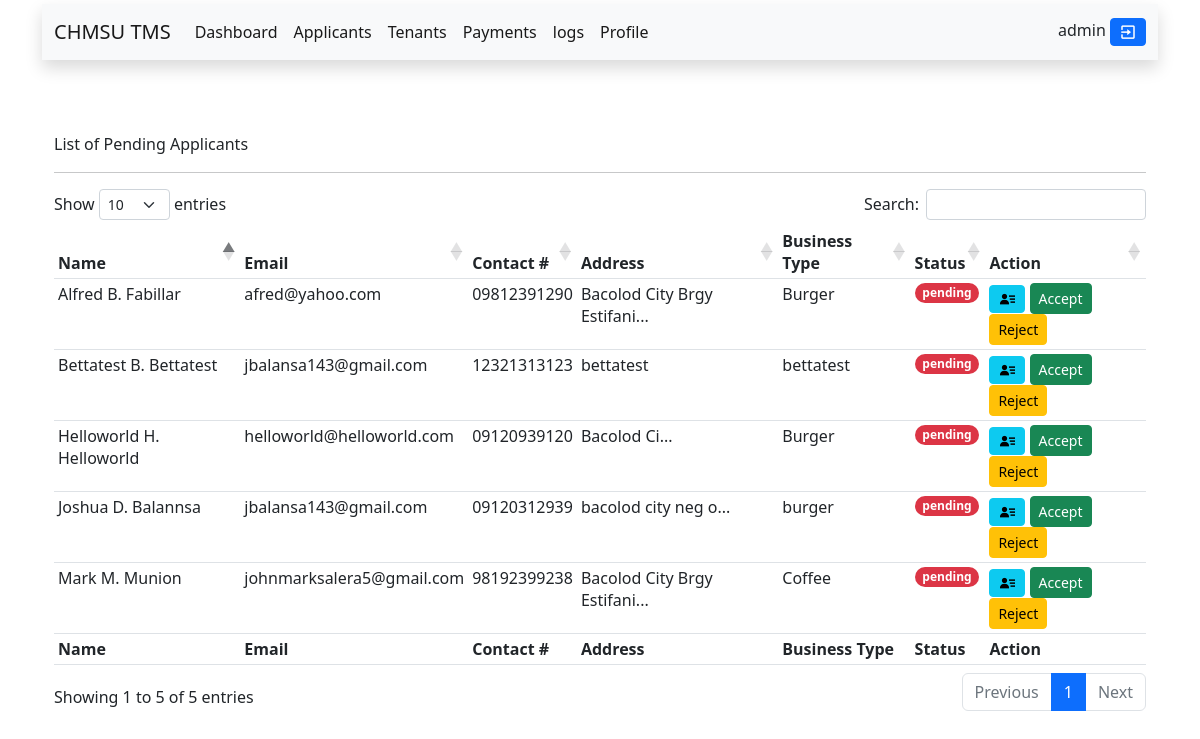
Page /admin/applicants.php (signed in) on the earlier database version.
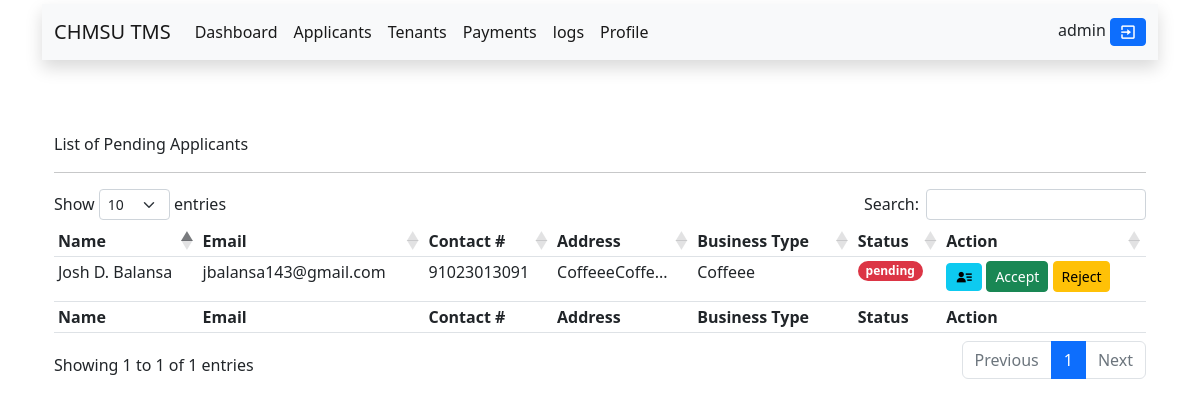
Same page on the later database version.
### tables this page shows
CREATE TABLE `users` (
  `id` int(11) NOT NULL,
  `username` varchar(255) NOT NULL,
  `password` varchar(255) NOT NULL,
  `date` datetime NOT NULL DEFAULT current_timestamp(),
  `account_type` varchar(255) NOT NULL DEFAULT 'tenant',
  `user_id` int(11) NOT NULL,
  `status` varchar(10) NOT NULL DEFAULT 'active'
);

CREATE TABLE `tenants` (
  `id` int(11) NOT NULL,
  `fname` varchar(100) NOT NULL,
  `midname` varchar(255) NOT NULL,
  `lname` varchar(100) NOT NULL,
  `email` varchar(100) NOT NULL,
  `contact` varchar(11) NOT NULL,
  `birth_date` date NOT NULL,
  `business_type` varchar(100) NOT NULL,
  `address` varchar(255) NOT NULL,
  `l_intent` varchar(255) NOT NULL,
  `s_permit` varchar(255) NOT NULL,
  `b_permit` varchar(255) NOT NULL,
  `h_certificate` varchar(255) NOT NULL,
  `status` varchar(100) NOT NULL DEFAULT 'pending',
  `date` datetime(6) NOT NULL DEFAULT current_timestamp(6)
);

### admin/fetch.php (called while the page is built, shortened)
<?php
include("../connections.php");
$get_record = mysqli_query($connections, "SELECT * FROM users WHERE id='$user_id' ");
while ($row = mysqli_fetch_assoc($get_record)) {
    $db_username = $row["username"];
}
$get_applicants = mysqli_query($connections, "SELECT * FROM tenants WHERE status='pending' ORDER BY id DESC");

### admin/applicants.php (the view, shortened to what this page needs)
<?php
if (isset($_SESSION["id"])) :
    $user_id = $_SESSION["id"];
    include("../connections.php");
    include("fetch.php");
?>
    <!DOCTYPE html>
    <html lang="en">
    <head>
    </head>
    <body>
        <div class="container">
            <?php include("inc/top_nav.php") ?>
            <br>
            <br>
            <link rel="stylesheet" href="https://cdn.datatables.net/1.12.1/css/dataTables.bootstrap5.min.css">
            <div class="container">
                <br>
                <p>List of Pending Applicants</p>
                <hr>
                <table id="fetch_result" class="table-sm table table-hover">
                    <thead>
                        <tr>
                            <th>Name</th>
                            <th>Email</th>
                            <th>Contact #</th>
                            <th>Address</th>
                            <th>Business Type</th>
                            <th>Status</th>
                            <th>Action</th>
                        </tr>
                    </thead>
                    <tbody>
                        <?php
                        while ($row = mysqli_fetch_assoc($get_applicants)) :
                            $db_fname = $row["fname"];
                            $db_midname = $row["midname"];
                            $db_lname = $row["lname"];
                            $db_email = $row["email"];
                            $db_contact = $row["contact"];
                            $db_type = $row["business_type"];
                            $db_address = $row["address"];
                            $db_status = $row["status"];
                            $fullname = ucfirst($db_fname) . " " . ucfirst($db_midname[0]) . ". " . ucfirst($db_lname);
                            $count_address = strlen($db_address);
                            ($count_address > 10) ? ($db_address = substr($db_address, 0, -2) . "...") : ($db_address);
                        ?>
                            <tr>
                                <td><?php echo $fullname ?></td>
                                <td><?php echo $db_email ?></td>
                                <td><?php echo $db_contact ?></td>
                                <td><?php echo $db_address ?></td>
                                <td><?php echo $db_type ?></td>
                                <td>
                                    <p class='badge rounded-pill text-bg-danger'><?php echo $db_status ?></p>
                                </td>
                                <td>
                                    <a href='applicant_info.php?view=<?php echo $row['id'] ?>' name='btnAccept' class='btn-sm btn btn-info' title="View all details"> <i class='bx bxs-user-detail'></i></a>
                                    <a href='mail/accept.php?accept=<?php echo $row['id'] ?>' name='btnAccept' class='btn-sm btn btn-success' title="Accept tenant with complete requirements">Accept</a>
                                    <a href="mail/incomplete.php?incomplete=<?php echo $row['id'] ?>" name='btnReject' class='btn-sm btn btn-warning' title="Accept tenant with incomplete requirements">Reject</a>
                                </td>
                            </tr>
                        <?php endwhile; ?>
                    </tbody>
                    <tfoot>
                        <tr>
                            <th>Name</th>
                            <th>Email</th>
                            <th>Contact #</th>
                            <th>Address</th>
                            <th>Business Type</th>
                            <th>Status</th>
                            <th>Action</th>
                        </tr>
                    </tfoot>
                </table>
            </div>
        </div>
    </body>
    </html>
<?php
else :
    @include "../error.php";
endif;
?>

### connections.php (shortened to what this page needs)
<link href="https://cdn.jsdelivr.net/npm/bootstrap@5.2.2/dist/css/bootstrap.min.css" rel="stylesheet">
<link rel="stylesheet" href="plugins/bootstrap/css/bootstrap.min.css" rel="stylesheet">
<link href='https://unpkg.com/boxicons@2.1.4/css/boxicons.min.css' rel='stylesheet'>
<link rel="stylesheet" href="plugins/bootstrap/css/bootstrap.min.css">
<link rel="stylesheet" href="https://cdnjs.cloudflare.com/ajax/libs/animate.css/4.1.1/animate.min.css" />

### admin/inc/top_nav.php (shortened to what this page needs)
<nav class="navbar mt-1 navbar-expand-lg bg-light shadow">
    <div class="container-fluid">
        <a class="navbar-brand" href="index.php">CHMSU TMS</a>
        <div class="collapse navbar-collapse" id="navbarScroll">
            <ul class="navbar-nav me-auto my-2 my-lg-0 navbar-nav-scroll" style="--bs-scroll-height: 100px;">
                <li class="nav-item">
                    <a class="nav-link active" aria-current="page" href="index.php">Dashboard</a>
                </li>
                <li class="nav-item">
                    <a class="nav-link active" aria-current="page" href="applicants.php">Applicants</a>
                </li>
                <li class="nav-item">
                    <a class="nav-link active" aria-current="page" href="tenants.php">Tenants</a>
                </li>
                <li class="nav-item">
                    <a class="nav-link active" href="payments.php">Payments</a>
                </li>
                <li class="nav-item">
                    <a class="nav-link active" href="logs.php">logs</a>
                </li>
                <li class="nav-item">
                    <a class="nav-link active" href="profile.php">Profile</a>
                </li>
            </ul>
            <div>
                <?php echo "$db_username"; ?>
                <button title="Logout" type='submit' name="logoutUser" data-bs-toggle="modal" data-bs-target="#modalLogout" class='btn-sm btn btn-primary'><i class='bx bx-exit'></i></button>
            </div>
        </div>
    </div>
</nav>

### connections.php (style rules this page uses)
i { font-size: 18px; }

Differences in the rows shown:
removed tenants: fullname "Helloworld H. Helloworld", email "helloworld@helloworld.com", contact "09120939120", address "Bacolod Ci...", business_type "Burger", status "pending"
removed tenants: fullname "Bettatest B. Bettatest", email "jbalansa143@gmail.com", contact "12321313123", address "bettatest", business_type "bettatest", status "pending"
removed tenants: fullname "Joshua D. Balannsa", email "jbalansa143@gmail.com", contact "09120312939", address "bacolod city neg o...", business_type "burger", status "pending"
removed tenants: fullname "Mark M. Munion", email "johnmarksalera5@gmail.com", contact "98192399238", address "Bacolod City Brgy Estifani...", business_type "Coffee", status "pending"
removed tenants: fullname "Alfred B. Fabillar", email "afred@yahoo.com", contact "09812391290", address "Bacolod City Brgy Estifani...", business_type "Burger", status "pending"
added tenants: fullname "Josh D. Balansa", email "jbalansa143@gmail.com", contact "91023013091", address "CoffeeeCoffe...", business_type "Coffeee", status "pending"
Other differences:
text written by a page script: "Show entries Search: Showing 1 to 5 of 5 entries Previous 1 Next" → "Show entries Search: Showing 1 to 1 of 1 entries Previous 1 Next"
